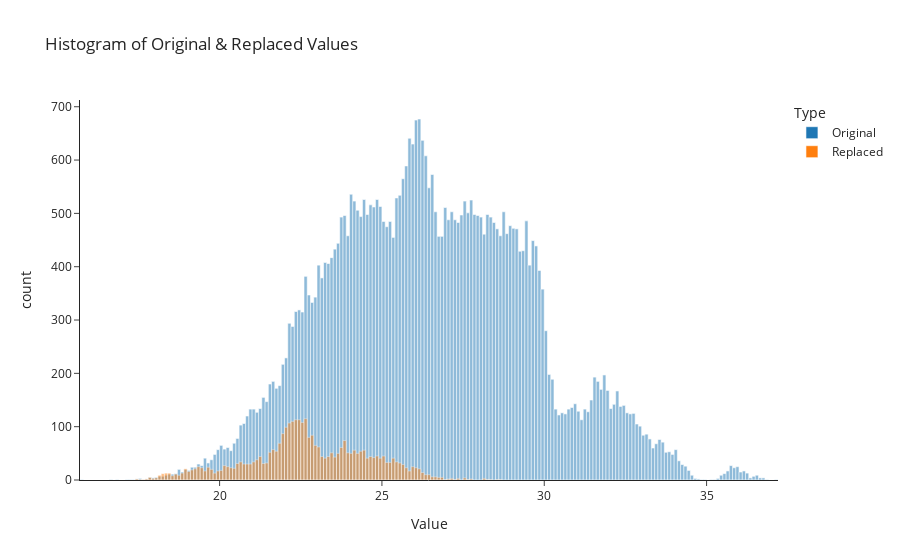

The notebook cell saved with this chart:
### Markdown cell above
# Data processing

### Code cell
# 1) log transform
pg_long_blood.LFQ_intensity = np.log2(pg_long_blood.LFQ_intensity)
# from long to wide format
index_cols = ['sample_id','samples','type','batch','study_cohort','diagnosis','origin']
pg_wide = pg_long_blood.pivot(index = index_cols, columns='identifier',values = 'LFQ_intensity')
# 2) filter data on missingness (ignore QC samples)
pg_wide_sample = pg_wide.loc[pg_wide.index.get_level_values('type') == 'sample'].reset_index().drop(['samples','type','batch','study_cohort','diagnosis','origin'], axis = 1).set_index('sample_id')
filter_info = filter_missingness(pg_wide_sample, feat_prevalence=.6)
# 3) impute
df_wide = pg_wide[filter_info.columns].droplevel(['samples','type','batch','study_cohort','diagnosis','origin'])
imputed_data_blood = pimms_imputation(df_wide)

### Figure 1 — Plotly figure (JSON) as saved in the notebook; plotly's stock layout.template omitted (floating-point values rounded to 4 significant figures; data arrays with more than 128 entries replaced by an {"elided": "..."} marker saying what was removed)
{"data": [{"alignmentgroup": "True", "bingroup": "x", "hovertemplate": "Type=Original<br>Value=%{x}<br>count=%{y}<extra></extra>", "legendgroup": "Original", "marker": {"color": "#1F77B4", "opacity": 0.5, "pattern": {"shape": ""}}, "name": "Original", "offsetgroup": "Original", "orientation": "v", "showlegend": true, "type": "histogram", "x": {"elided": "46274 float values"}, "xaxis": "x", "yaxis": "y"}, {"alignmentgroup": "True", "bingroup": "x", "hovertemplate": "Type=Replaced<br>Value=%{x}<br>count=%{y}<extra></extra>", "legendgroup": "Replaced", "marker": {"color": "#FF7F0E", "opacity": 0.5, "pattern": {"shape": ""}}, "name": "Replaced", "offsetgroup": "Replaced", "orientation": "v", "showlegend": true, "type": "histogram", "x": {"elided": "3520 float values"}, "xaxis": "x", "yaxis": "y"}], "layout": {"barmode": "overlay", "legend": {"title": {"text": "Type"}, "tracegroupgap": 0}, "title": {"text": "Histogram of Original & Replaced Values"}, "xaxis": {"anchor": "y", "domain": [0, 1], "title": {"text": "Value"}}, "yaxis": {"anchor": "x", "domain": [0, 1], "title": {"text": "count"}}}}
